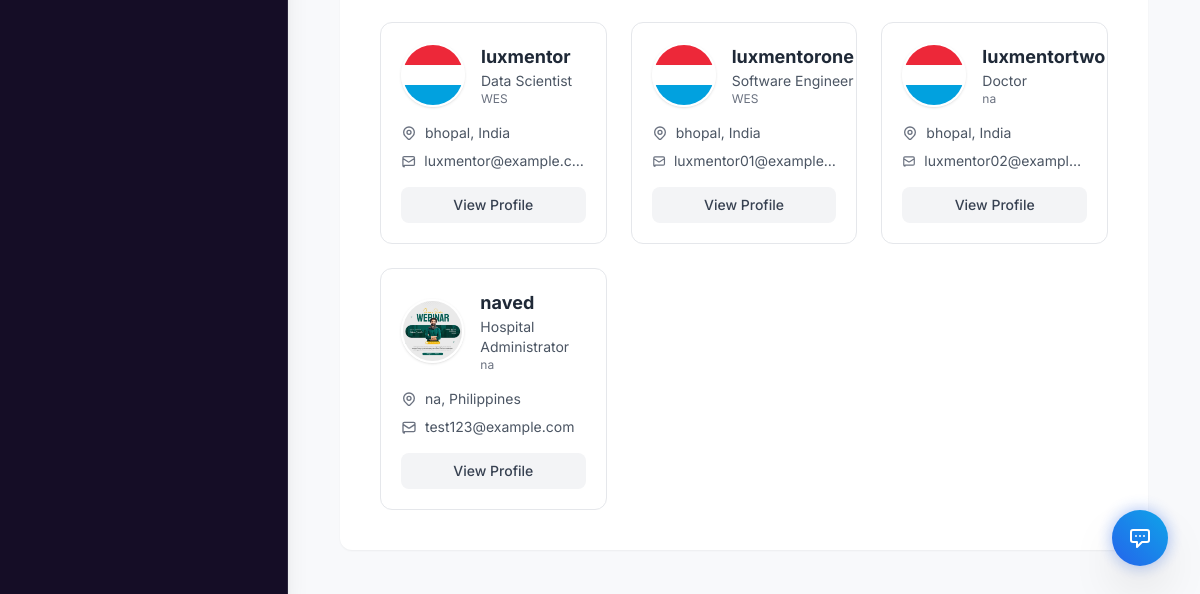
Page /supervisor_find_mentor (signed in, lower part) on the earlier database version.
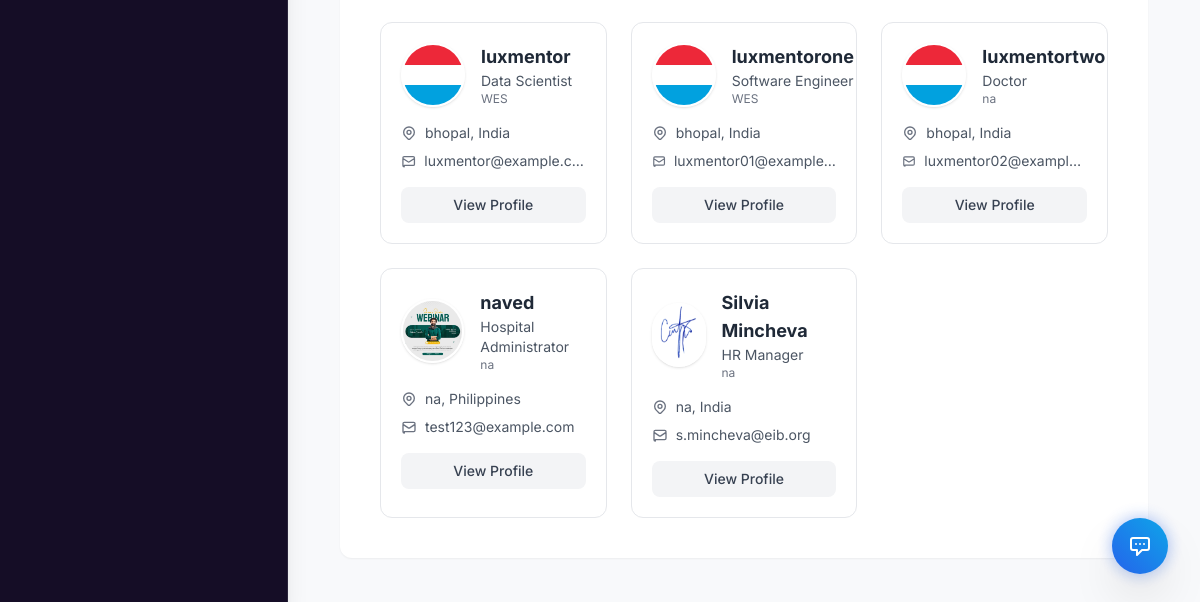
Same page on the later database version.
### app.py (models this page shows, shortened)
class MentorProfile(db.Model):
    __tablename__="mentor_profile"
    id = db.Column(db.Integer, primary_key=True)
    user_id= db.Column(db.Integer, db.ForeignKey("signup_details.id"),nullable=False)
    profession = db.Column(db.String(100))
    skills = db.Column(db.Text)  # New field - comma separated skills
    role = db.Column(db.String(100))  # New field - job role/position
    industry_sector = db.Column(db.String(100))  # New field - industry/sector
    organisation = db.Column(db.String(150))
    years_of_experience = db.Column(db.String(100))
    whatsapp = db.Column(db.String(20))
    location = db.Column(db.String(100))  # New field - country
    education = db.Column(db.String(150))
    language = db.Column(db.String(100))  # Can store multiple languages comma separated
    highest_qualification = db.Column(db.String(100))  # Bachelor's, Master's, PhD, etc.
    degree_name = db.Column(db.String(150))  # B.Tech, MBA, M.Sc, etc.
    field_of_study = db.Column(db.String(150))  # Specialization/Major
    university_name = db.Column(db.String(200))  # University or Institution name
    graduation_year = db.Column(db.String(10))  # Year of graduation
    academic_status = db.Column(db.String(50))  # Completed / Pursuing
    certifications = db.Column(db.Text)  # Professional certifications (comma separated)
    research_work = db.Column(db.Text)  # Research work or thesis title
    linkedin_link = db.Column(db.String(200))  # New field
    github_link = db.Column(db.String(200))  # New field
    portfolio_link = db.Column(db.String(200))  # New field
    other_social_link = db.Column(db.String(200))
    mentorship_topics = db.Column(db.Text)  # New field - topics they can mentor on
    mentorship_type_preference = db.Column(db.String(200))  # New field - school, women, etc.
    preferred_communication = db.Column(db.String(100))  # online, offline, hybrid
    availability = db.Column(db.String(100))
    connect_frequency = db.Column(db.String(100))
    preferred_duration = db.Column(db.String(100))  # New field - 1 month, 6 months, etc.
    why_mentor = db.Column(db.Text)  # Changed from "why become mentor" to "why mentor"
    mentorship_philosophy = db.Column(db.Text)  # New field
    mentorship_motto = db.Column(db.String(300))  # New field
    additional_info = db.Column(db.Text)
    profile_picture = db.Column(db.String(100))
    criminal_certificate = db.Column(db.String(100))  # PDF file for criminal certificate (mandatory for Luxembourg)
    status = db.Column(db.String(20), default="pending")

class User(db.Model):
    __tablename__ = "signup_details"
    id = db.Column(db.Integer, primary_key=True)
    name = db.Column(db.String(100), nullable=False)
    email = db.Column(db.String(100), unique=True, nullable=False)
    password = db.Column(db.String(200), nullable=True)   # nullable for OAuth users
    user_type = db.Column(db.String(10), nullable=True)  # nullable until user selects type
    institution = db.Column(db.String(150), nullable=True)
    institution_id = db.Column(db.Integer, db.ForeignKey("institutions.id"), nullable=True)
    google_id = db.Column(db.String(200), unique=True, nullable=True)
    oauth_provider = db.Column(db.String(50), nullable=True)  # 'google', 'facebook', etc.
    profile_picture_url = db.Column(db.String(500), nullable=True)  # OAuth profile picture
    oauth_created_at = db.Column(db.DateTime, nullable=True)
    created_at = db.Column(db.DateTime, default=datetime.utcnow)
    mentor_profile = db.relationship("MentorProfile", backref="user", uselist=False)
    mentee_profile = db.relationship("MenteeProfile", backref="user_ref", uselist=False, foreign_keys="MenteeProfile.user_id", overlaps="mentee_profile_ref,user")
    institution_ref = db.relationship("Institution", backref="users", foreign_keys="User.institution_id")

### app.py (the view, shortened to what this page needs)
@app.route("/supervisor_find_mentor")
def supervisor_find_mentor():
    if "email" not in session or session.get("user_type") != "0":
        return redirect(url_for("signin"))
    mentor_query = MentorProfile.query
    profession = request.args.get("profession")
    location = request.args.get("location")
    education = request.args.get("education")
    experience = request.args.get("experience")
    if profession:
        mentor_query = mentor_query.filter_by(profession=profession)
    if location:
        mentor_query = mentor_query.filter_by(location=location)
    if education:
        mentor_query = mentor_query.filter_by(education=education)
    mentors = mentor_query.all()
    options = {
        "professions": sorted({row[0] for row in MentorProfile.query.with_entities(MentorProfile.profession).distinct() if row[0]}),
        "locations": sorted({row[0] for row in MentorProfile.query.with_entities(MentorProfile.location).distinct() if row[0]}),
        "educations": sorted({row[0] for row in MentorProfile.query.with_entities(MentorProfile.education).distinct() if row[0]}),
        "experiences": sorted({row[0] for row in MentorProfile.query.with_entities(MentorProfile.years_of_experience).distinct() if row[0]}),
    }
    return render_template(
        "supervisor/supervisor_find_mentor.html",
        mentors=mentors,
        professions=options["professions"],
        locations=options["locations"],
        educations=options["educations"],
        experiences=options["experiences"],
        active_section="mentors",
        show_sidebar=True
    )

### app.py (called while the page is built)
@app.context_processor
def inject_profile_complete():
    profile_complete = True  # Default to True (no popup)
    if "email" in session and session.get("user_type") in ["1", "2"]:
        user = User.query.filter_by(email=session["email"]).first()
        if user:
            profile_complete = check_profile_complete(user.id, session.get("user_type"))
    return dict(profile_complete=profile_complete)

### templates/supervisor/supervisor_find_mentor.html (shortened to what this page needs)
{% extends "base2.html" %}
{% block content %}
<main class="max-w-7xl mx-auto px-2 sm:px-3 lg:px-3 py-2">
  <section id="mentors" class="p-6 bg-white rounded-xl shadow-sm">
    {% if mentors and mentors|length > 0 %}
    <div class="grid p-4 grid-cols-1 md:grid-cols-2 lg:grid-cols-3 gap-6" id="mentorsGrid">
      {% for mentor in mentors %}
      <div class="mentor-card bg-white rounded-xl border border-gray-200 p-5 transition-all hover:shadow-md hover:border-blue-200" data-mentor-id="{{ mentor.id }}">
        <div class="flex items-center gap-4 mb-4">
          {% if mentor.profile_picture %}
          <img src="{{ url_for('static', filename='uploads/' ~ mentor.profile_picture) }}" alt="{{ mentor.user.name }}"
            class="w-16 h-16 rounded-full object-cover border-2 border-white shadow">
          {% else %}
          <div
            class="w-16 h-16 rounded-full bg-gradient-to-br from-blue-100 to-blue-200 flex items-center justify-center text-blue-600 border-2 border-white shadow">
            <span class="text-xl font-semibold">{{ mentor.user.name[0] if mentor.user.name else '?' }}</span>
          </div>
          {% endif %}
          <div>
            <h3 class="text-lg font-bold text-gray-800 mentor-name">{{ mentor.user.name }}</h3>
            <p class="text-sm text-gray-600 mentor-profession">{{ mentor.profession }}</p>
            <p class="text-xs text-gray-500">{{ mentor.organisation }}</p>
          </div>
        </div>
        <div class="space-y-2 mb-4">
          <div class="flex items-center text-sm text-gray-600 mentor-location">
            <span>{{ mentor.location if mentor.location else 'Not specified' }}</span>
          </div>
          <div class="flex items-center text-sm text-gray-600 mentor-email">
            <svg class="w-4 h-4 mr-2 text-gray-500" fill="none" stroke="currentColor" viewBox="0 0 24 24">
              <path stroke-linecap="round" stroke-linejoin="round" stroke-width="2"
                d="M3 8l7.89 5.26a2 2 0 002.22 0L21 8M5 19h14a2 2 0 002-2V7a2 2 0 00-2-2H5a2 2 0 00-2 2v12a2 2 0 002 2z" />
            </svg>
            <span class="truncate">{{ mentor.user.email }}</span>
          </div>
        </div>
        <div class="flex space-x-2">
          <button class="flex-1 px-4 py-2 bg-gray-100 text-gray-700 text-sm font-medium rounded-lg hover:bg-gray-200 transition view-profile-btn"
            data-mentor-id="{{ mentor.id }}"
            data-name="{{ mentor.user.name }}"
            data-email="{{ mentor.user.email }}"
            data-profession="{{ mentor.profession }}"
            data-organisation="{{ mentor.organisation }}"
            data-location="{{ mentor.location }}"
            data-experience="{{ mentor.years_of_experience }}"
            data-profile-picture="{{ mentor.profile_picture }}"
            data-education="{{ mentor.education }}"
            data-language="{{ mentor.language }}"
            data-communication="{{ mentor.preferred_communication }}"
            data-why-mentor="{{ mentor.why_mentor }}"
            data-role="{{ mentor.role }}"
            data-industry="{{ mentor.industry_sector }}"
            data-skills="{{ mentor.skills }}"
            data-availability="{{ mentor.availability }}"
            data-mentorship-topics="{{ mentor.mentorship_topics }}"
            data-linkedin="{{ mentor.linkedin_link }}"
            data-github="{{ mentor.github_link }}"
            data-portfolio="{{ mentor.portfolio_link }}"
            data-preferred-duration="{{ mentor.preferred_duration }}"
            data-mentorship-type="{{ mentor.mentorship_type_preference }}"
            data-connect-frequency="{{ mentor.connect_frequency }}"
            data-whatsapp="{{ mentor.whatsapp }}"
            data-country="{{ mentor.country or '' }}"
            data-city="{{ mentor.city or '' }}"
            data-whatsapp-code="{{ mentor.whatsapp_country_code or '' }}"
            data-highest-qualification="{{ mentor.highest_qualification or '' }}"
            data-degree-name="{{ mentor.degree_name or '' }}"
            data-field-of-study="{{ mentor.field_of_study or '' }}"
            data-university-name="{{ mentor.university_name or '' }}"
            data-graduation-year="{{ mentor.graduation_year or '' }}"
            data-academic-status="{{ mentor.academic_status or '' }}"
            data-certifications="{{ mentor.certifications or '' }}"
            data-research-work="{{ mentor.research_work or '' }}"
            data-mentorship-philosophy="{{ mentor.mentorship_philosophy or '' }}"
            data-mentorship-motto="{{ mentor.mentorship_motto or '' }}"
            data-other-social="{{ mentor.other_social_link or '' }}"
            data-criminal-certificate="{{ mentor.criminal_certificate or '' }}">
            View Profile
          </button>
        </div>
      </div>
      {% endfor %}
    </div>
    {% endif %}
  </section>
</main>
{% endblock %}

### templates/base2.html (shortened to what this page needs)
<!DOCTYPE html>
<html lang="en">
<head>
    <script src="https://cdn.tailwindcss.com"></script>
    <link rel="stylesheet" href="{{ url_for('static', filename='design-system.css') }}">
    <link href='https://cdn.jsdelivr.net/npm/fullcalendar@5.11.3/main.min.css' rel='stylesheet' />
</head>
<body class="flex flex-col h-screen overflow-hidden text-slate-800">
    <div class="flex flex-1 overflow-hidden relative">
        {% if show_sidebar %}
        <aside id="sidebar" class="sidebar w-72 flex-shrink-0 flex flex-col transition-all duration-300 ease-in-out z-20
                          fixed inset-y-0 left-0 transform -translate-x-full md:relative md:translate-x-0
                          overflow-y-auto custom-scrollbar border-r border-slate-200/10 shadow-xl">
        </aside>
        {% endif %}
        <main class="flex-1 p-6 md:p-10 overflow-y-auto pb-32">
            {% block content %}{% endblock %}
        </main>
    </div>
    <div id="supportBtn" onclick="redirectToSupport()"
        class="fixed bottom-8 right-8 z-50 animate-float cursor-pointer group">
        <div
            class="absolute inset-0 bg-blue-600 rounded-full blur opacity-40 group-hover:opacity-60 transition-opacity duration-300">
        </div>
        <div
            class="relative bg-gradient-to-tr from-blue-600 to-sky-500 text-white p-4 rounded-full shadow-2xl transition-all duration-300 group-hover:scale-110 flex items-center justify-center">
            <svg class="w-6 h-6" fill="none" stroke="currentColor" viewBox="0 0 24 24">
                <path stroke-linecap="round" stroke-linejoin="round" stroke-width="2"
                    d="M8 10h.01M12 10h.01M16 10h.01M9 16H5a2 2 0 01-2-2V6a2 2 0 012-2h14a2 2 0 012 2v8a2 2 0 01-2 2h-5l-5 5v-5z">
                </path>
            </svg>
        </div>
    </div>
</body>
</html>

### static/design-system.css (style rules this page uses)
:root { --primary: 221 83% 53%; --primary-foreground: 0 0% 100%; --accent: 213 94% 68%; --background: 220 30% 98%; --foreground: 222 47% 11%; --card: 0 0% 100%; --card-foreground: 222 47% 11%; --muted: 220 20% 94%; --muted-foreground: 220 10% 46%; --border: 220 20% 90%; --border-hover: 221 83% 53%; --success: 150 80% 40%; --warning: 40 95% 50%; --destructive: 0 85% 60%; --info: 210 90% 55%; --sidebar-background: 260 50% 10%; --sidebar-foreground: 220 20% 95%; --sidebar-accent: 215 25% 27%; --sidebar-border: 215 25% 20%; --sidebar-primary: 221 83% 70%; --sidebar-primary-foreground: 0 0% 100%; --shadow-sm: 0 1px 2px 0 rgb(0 0 0 / 0.05); --shadow-md: 0 4px 6px -1px rgb(0 0 0 / 0.08); --shadow-lg: 0 10px 15px -3px rgb(0 0 0 / 0.08), 0 4px 6px -4px rgb(0 0 0 / 0.04); --shadow-xl: 0 20px 25px -5px rgb(0 0 0 / 0.08), 0 8px 10px -6px rgb(0 0 0 / 0.04); --shadow-2xl: 0 25px 50px -12px rgb(0 0 0 / 0.25); --shadow-glow: 0 0 20px -5px hsl(var(--primary) / 0.5); }
.animate-float { animation: float 4s ease-in-out infinite; }
.sidebar { background-color: hsl(var(--sidebar-background)); color: hsl(var(--sidebar-foreground)); border-right: 1px solid hsl(var(--sidebar-border)); }

### templates/base2.html (style rules this page uses)
body { font-family: 'Inter', sans-serif; background-color: hsl(220, 30%, 98%); }

Differences in the rows shown:
added MentorProfile: profile_picture (picture), user.name "Silvia Mincheva", profession "HR Manager", organisation "na", location "na, India", user.email "s.mincheva@eib.org"
